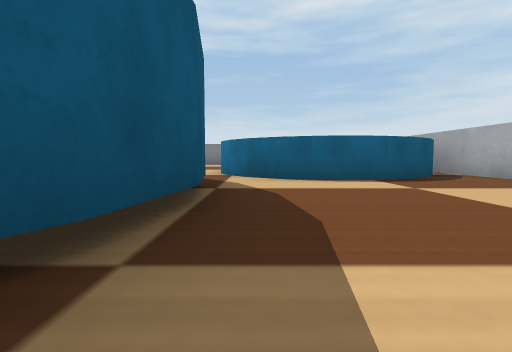
View 1 (above)

23 first-person views from a walk through a Webots world. The camera is 0.04 m above the floor, tilts 4° down and sees 85° across. The floor is counted in squares, 0.1 m on a side. Each view is taken from the middle of a square. On the plan, view 1 faces up. The plan holds only what a view shows up to about 9 squares ahead; the rest is blank. Robots are left out. Webots' stock objects and surfaces are drawn as simple stand-ins.

View 2
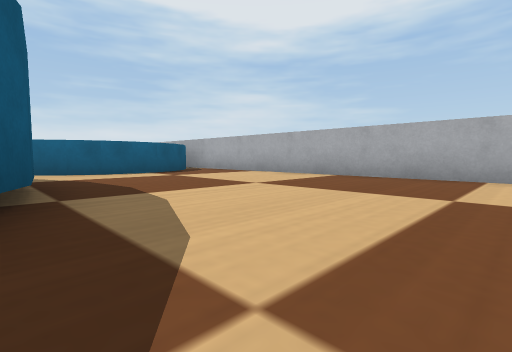

View 3
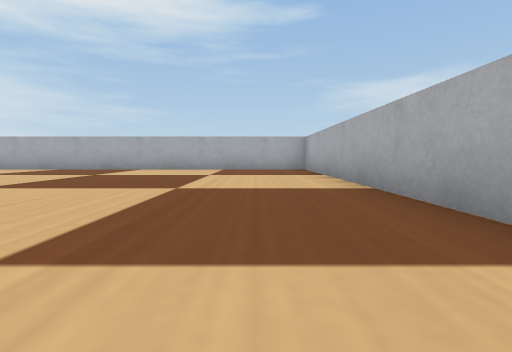

View 4
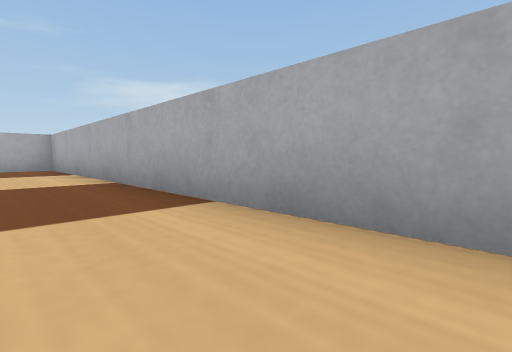

View 5
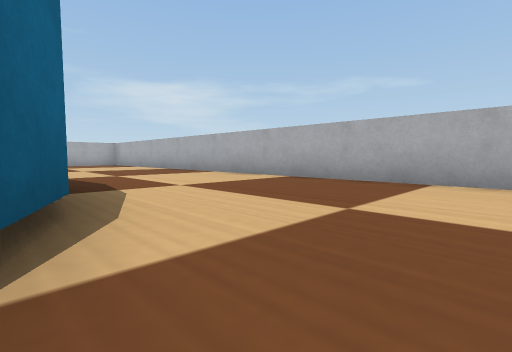

View 6
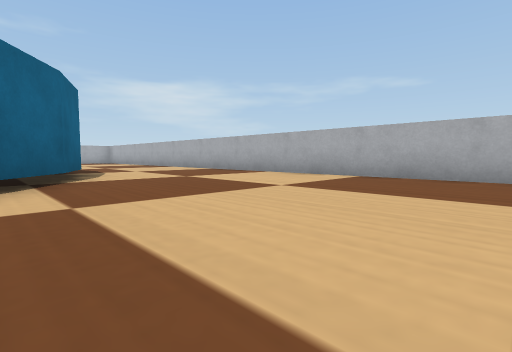

View 7
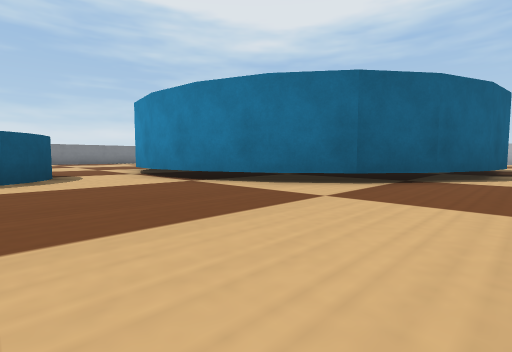

View 8
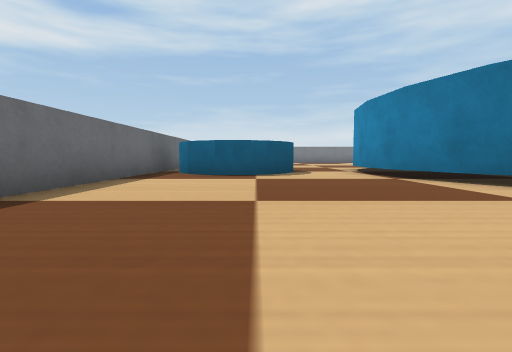

View 9
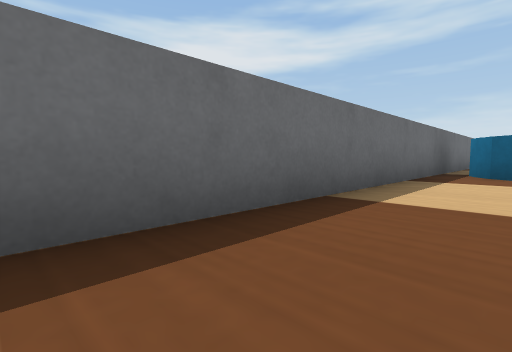

View 10
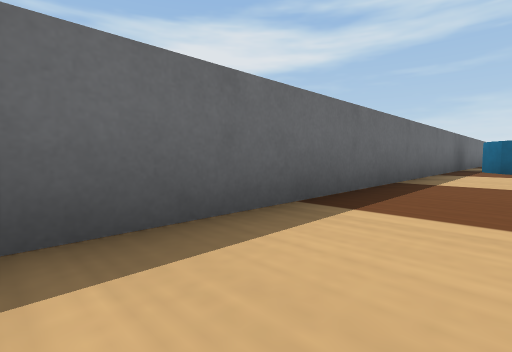

View 11
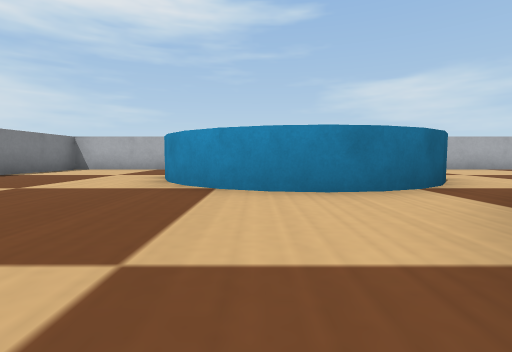

View 12
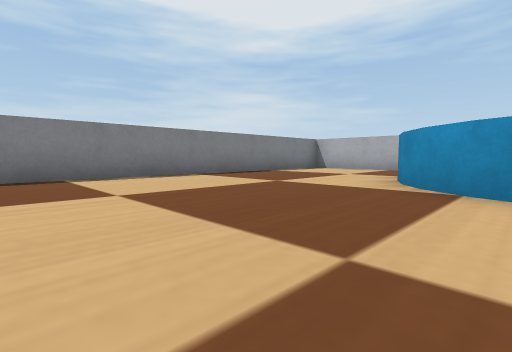

View 13
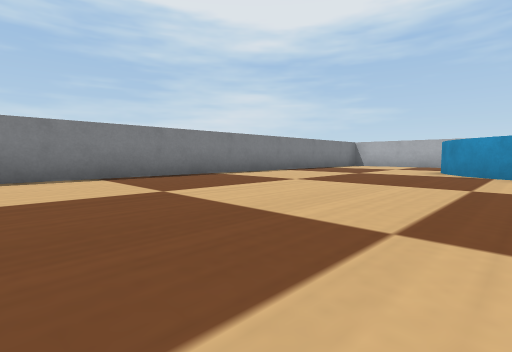

View 14
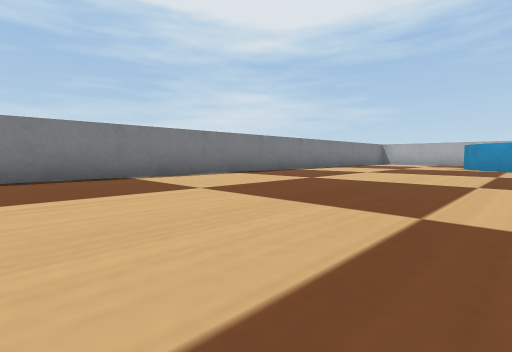

View 15
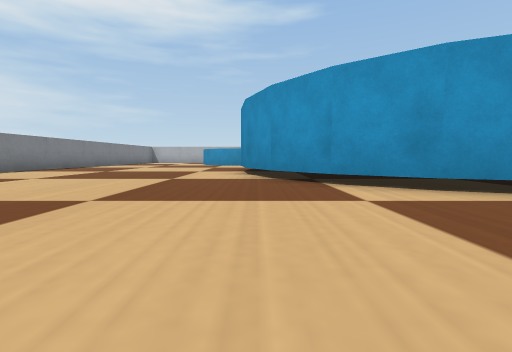

View 16
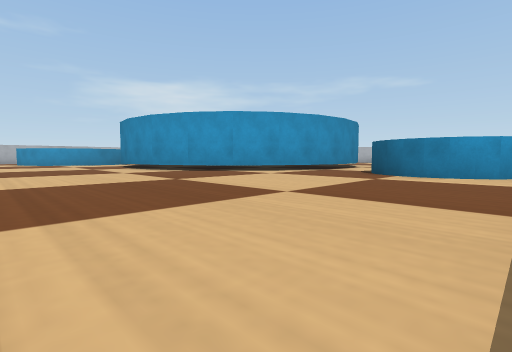

View 17
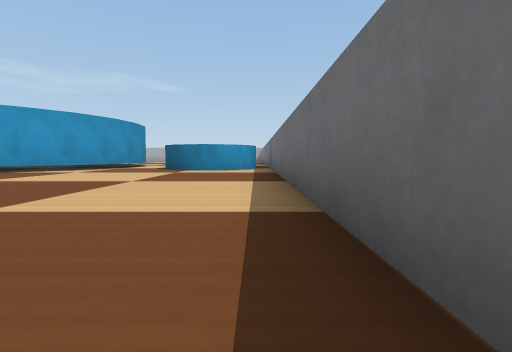

View 18
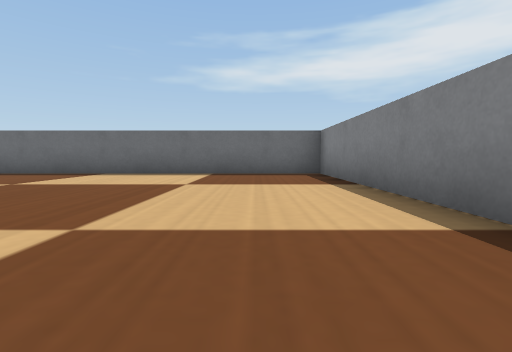

View 19
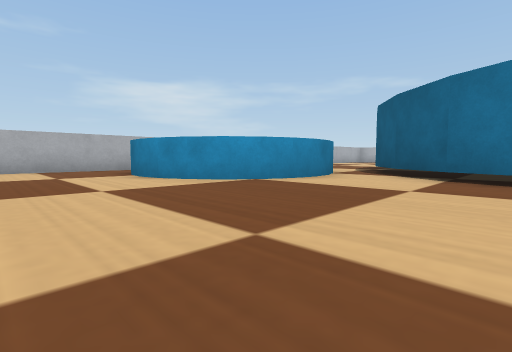

View 20
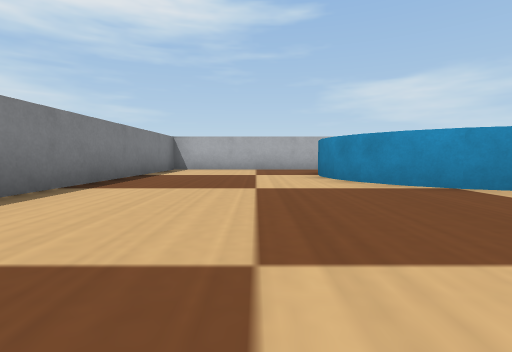

View 21
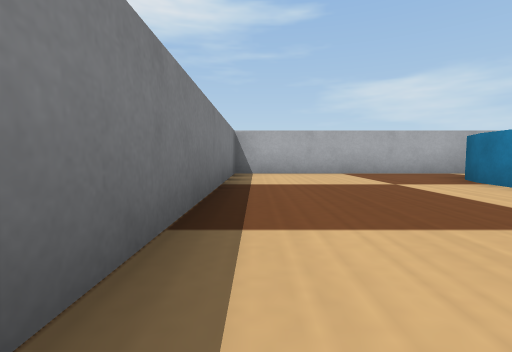

View 22
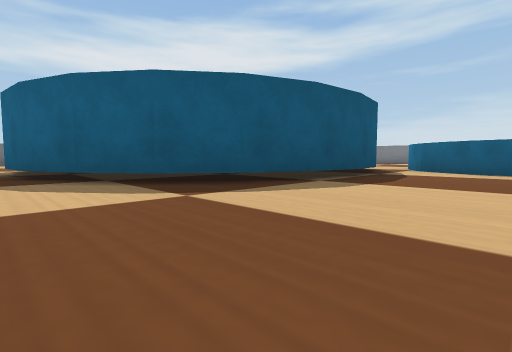

View 23
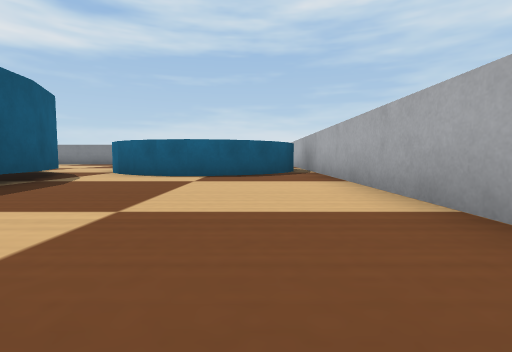

### Floor plan
Key: @ floor where view 1 was taken; # wall or solid block; . floor; C cyan cylinder.
Columns run from 16 left of view 1 to 5 right of it. Each row starts with its distance up from view 1.
 14 ######################
 13 #....................#
 12 #....................#
 11 #....................#
 10 #....................#
  9 #...............CCCC.#
  8 #..............CC    #
  7 #.......######.C    C#
  6 #......##    ##CC  CC#
  5 #.CC..##      ##CCCC.#
  4 #CC C.#        #.....#
  3 #C  C.#        #.....#
  2 #.CC..#        #.....#
  1 #.....#        #.....#
  0 #.....##      ##@....#
 -1 #......##    ##......#
 -2 #.......######.......#
 -3 #....................#
 -4 #....................#
 -5 #....................#
 -6 #....................#
 -7    ###################

Where each view was taken, in squares from view 1:
view 1: 0 up, 0 right, facing up
view 2: 2 down, 1 left, facing up-right
view 3: 5 down, 4 left, facing right
view 4: 5 down, 5 left, facing down-right
view 5: 2 down, 9 left, facing down-right
view 6: 1 down, 13 left, facing down-right
view 7: 3 down, 13 left, facing up-right
view 8: 4 down, 13 left, facing up
view 9: 4 down, 14 left, facing up-left
view 10: 6 down, 14 left, facing up-left
view 11: 8 up, 4 left, facing right
view 12: 8 up, 4 left, facing up-right
view 13: 8 up, 7 left, facing up-right
view 14: 8 up, 10 left, facing up-right
view 15: 7 up, 13 left, facing right
view 16: 11 up, 15 left, facing down-right
view 17: 13 up, 15 left, facing down
view 18: 12 up, 9 left, facing left
view 19: 12 up, 4 left, facing down-right
view 20: 11 up, 4 left, facing right
view 21: 13 up, 2 left, facing right
view 22: 3 down, 2 right, facing up-left
view 23: 1 down, 3 right, facing up
